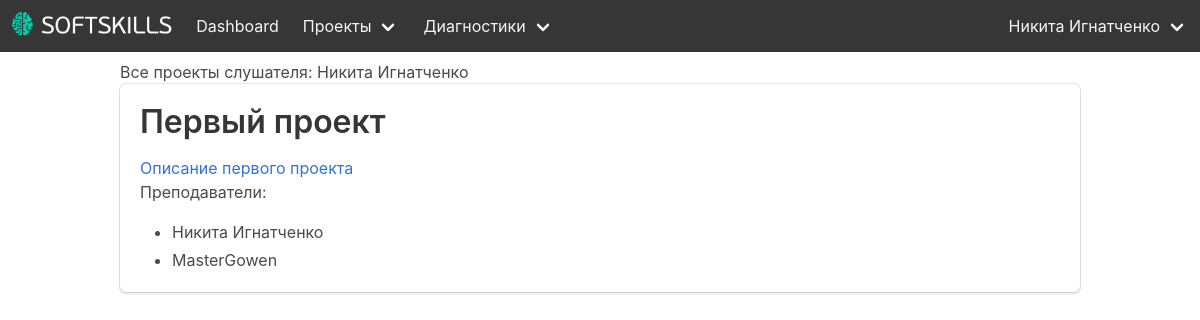
Page /dashboard/ (signed in) on the earlier database version.
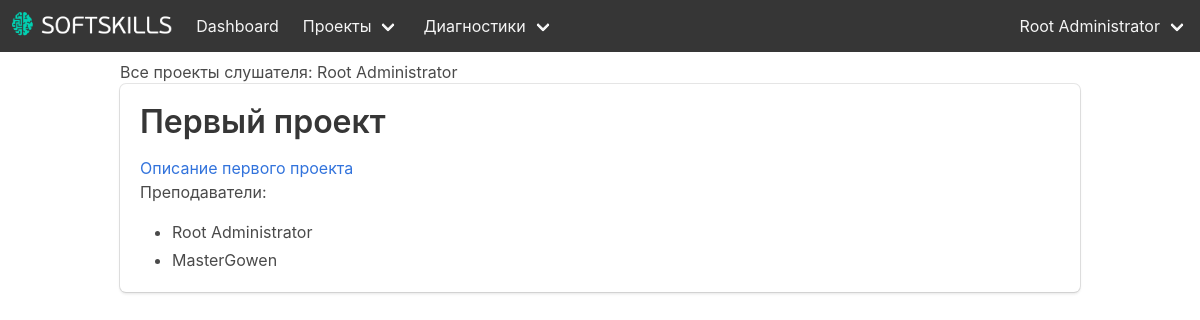
Same page on the later database version.
### apps/core/models.py (models this page shows, shortened)
class Person(models.Model):
    user = models.OneToOneField(User, on_delete=models.CASCADE, blank=True, null=True)
    first_name = models.CharField('Имя пользователя', max_length=32, blank=True, default='')
    last_name = models.CharField('Фамилия пользователя', max_length=32, blank=True, default='')
    second_name = models.CharField('Отчество пользователя', max_length=32, blank=True, default='')
    SEXES = (
        ('U', 'Не выбран'),
        ('F', 'Женский'),
        ('M', 'Мужской'),
    )
    sex = models.CharField("Пол", max_length=1, choices=SEXES, default='U')
    department = models.CharField('Институт', max_length=1024, blank=True, null=True)
    group_number = models.CharField('Номер группы', max_length=1024, blank=True, null=True)
    institute = models.CharField('Университет', max_length=1024, blank=True, null=True)
    class Meta:
        verbose_name = 'персона'
        verbose_name_plural = 'персоны'
    def get_person_projects(self):
        registrations = ProjectUserRegistration.objects.filter(person=self)
        projects = [r.project for r in registrations]
        return projects
    def is_full(self):
        return all([
            self.first_name != "",
            self.last_name != ""
        ])
    def __str__(self):
        if self.first_name and self.last_name:
            return ' '.join([str(self.first_name), str(self.last_name)])
        else:
            return str(self.user)

class Project(models.Model):
    STATUSES = (
        ('h', "Скрыт"),
        ('p', "Опубликован"),
    )
    title = models.CharField("Название проекта", max_length=256, blank=False)
    description = models.TextField("Описание проекта", blank=True, default="")
    status = models.CharField("Статус публикации", max_length=1, choices=STATUSES, default='h')
    _startdate = models.DateTimeField("Начало проекта", blank=True, null=True)
    _enddate = models.DateTimeField("Конец проекта", blank=True, null=True)
    events = models.ManyToManyField("Event", blank=True)
    class Meta:
        verbose_name = 'проект'
        verbose_name_plural = 'проекты'
    def get_staff(self):
        registrations = [s.person for s in EventUserRegistration.objects.filter(event__in=self.events.all(), role="staff")]
        registrations += [s.person for s in ProjectUserRegistration.objects.filter(project=self, role="staff")]
        return list(registrations)
    def get_images(self):
        return ProjectImage.objects.filter(project=self)

### apps/core/views.py (the view)
# urls.py: path('dashboard/', login_required(dashboard), name="dashboard"),
def dashboard(request):
    context = dict()
    context["published_projects"] = Project.objects.filter(status="p")
    context["person"] = Person.objects.get(user=request.user)
    if not context["person"].is_full():
        return redirect("/person?next=/dashboard")
    return render(request, "dashboard.html", context)

### apps/core/templatetags/custom_filters.py (called while the page is built)
@register.filter
def divide(a, b):
    return b % a

### templates/dashboard.html (shortened to what this page needs)
{% extends "base.html" %}
{% load custom_filters %}
{% block content %}
Все проекты слушателя:
{{ person }}
<div class="columns">
    {% for project in person.get_person_projects %}
    <div class="column">
        {% include "project_inline.html" %}
    </div>
    {% endfor %}
</div>
{% endblock %}

### templates/base.html (shortened to what this page needs)
{% load static %}
<!DOCTYPE html>
<html>
<head>
    <link rel="stylesheet" href="{% static "css/bulma.min.css" %}"/>
    <link rel="stylesheet" href="{% static "css/bulma-extensions.min.css" %}"/>
    <link rel="stylesheet" href="{% static "css/app.css" %}"/>
</head>
<body>
<nav class="navbar is-transparent is-dark">
    <div class="navbar-brand">
        <a class="navbar-item" href="/">
            <img src="{% static "img/logo.png" %}" alt="Softskills: раскачай себя по полной">
        </a>
    </div>
    <div id="navbar" class="navbar-menu">
        {% if user.is_authenticated %}
        <div class="navbar-start">
            <a class="navbar-item" href="/dashboard/">
                Dashboard
            </a>
            {% if person.is_full %}
            <div class="navbar-item has-dropdown is-hoverable">
                <a class="navbar-link" href="/projects/">
                    Проекты
                </a>
            </div>
            <div class="navbar-item has-dropdown is-hoverable">
                <a class="navbar-link" href="/projects/">
                    Диагностики
                </a>
            </div>
            {% endif %}
        </div>
        {% endif %}
        <div class="navbar-end">
            {% if user.is_authenticated %}
                {% if person.is_full %}
                    <div class="navbar-item has-dropdown is-hoverable">
                        <a class="navbar-link" href="/person/">
                            {{ person }}
                        </a>
                    </div>
                {% endif %}
            {% endif %}
        </div>
    </div>
</nav>
<div class="container">
{% block content %}
{% endblock %}
</div>
</body>
</html>

### templates/project_inline.html (shortened to what this page needs)
<div class="box">
    <div class="content">
        <a href="/projects/{{ project.id }}/">
            <h1>{{ project.title }}</h1>
            <p>{{ project.description | safe }}</p>
        </a>
        <div class="staff">
            <p>Преподаватели:</p>
            <ul>
                {% for staff in project.get_staff %}
                    <li>{{ staff }}</li>
                {% endfor %}
            </ul>
        </div>
    </div>
</div>

### apps/core/static/css/app.css (style rules this page uses)
nav.navbar { margin-bottom: 0.5rem; }

Differences in the rows shown:
removed Person: first_name+last_name "Никита Игнатченко"
added Person: first_name+last_name "Root Administrator"
